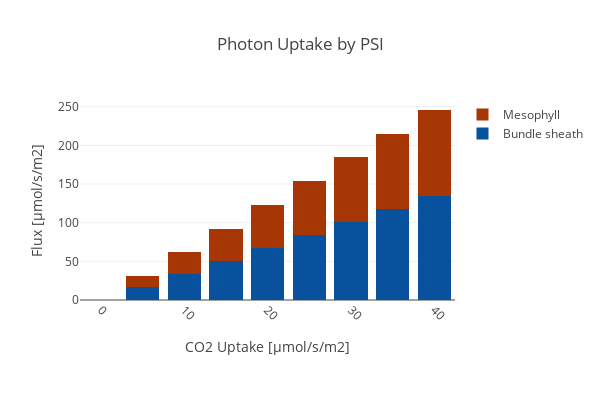

Notebook source saved alongside this figure:
### Code cell
create_bar_plot_met(D_fba, D_exp,
                    {'[M]_PSI_h':'Mesophyll','[B]_PSI_h': 'Bundle sheath'},'hnu_h',
                    'Photon Uptake by PSI', xaxis_title, c3_model,
                    stacked = True, save_fig=save_fig)

### Figure 1 — Plotly figure (JSON) as saved in the notebook; plotly's stock layout.template omitted (floating-point values rounded to 4 significant figures)
{"data": [{"marker": {"color": "rgb(8,81,156)"}, "name": "Bundle sheath", "type": "bar", "uid": "13544143-0010-43e2-ae99-f54773c5f82b", "x": [0, 5, 10, 15, 20, 25, 30, 35, 40], "y": [0.1616, 16.97, 33.82, 50.68, 67.54, 84.4, 101.3, 118.1, 135.0]}, {"marker": {"color": "rgb(166,54,3)"}, "name": "Mesophyll", "type": "bar", "uid": "f12c2cf0-ad7b-407c-9b5a-fb32de2ad804", "x": [0, 5, 10, 15, 20, 25, 30, 35, 40], "y": [0.1616, 13.99, 27.82, 41.65, 55.48, 69.31, 83.13, 96.95, 110.8]}], "layout": {"barmode": "stack", "height": 400, "margin": {"b": 100}, "title": "Photon Uptake by PSI", "width": 600, "xaxis": {"autorange": true, "range": [-2.5, 42.5], "tickangle": 45, "title": "CO2 Uptake [µmol/s/m2]", "type": "linear"}, "yaxis": {"autorange": true, "range": [0, 258.7], "title": "Flux [µmol/s/m2]", "type": "linear"}}}
